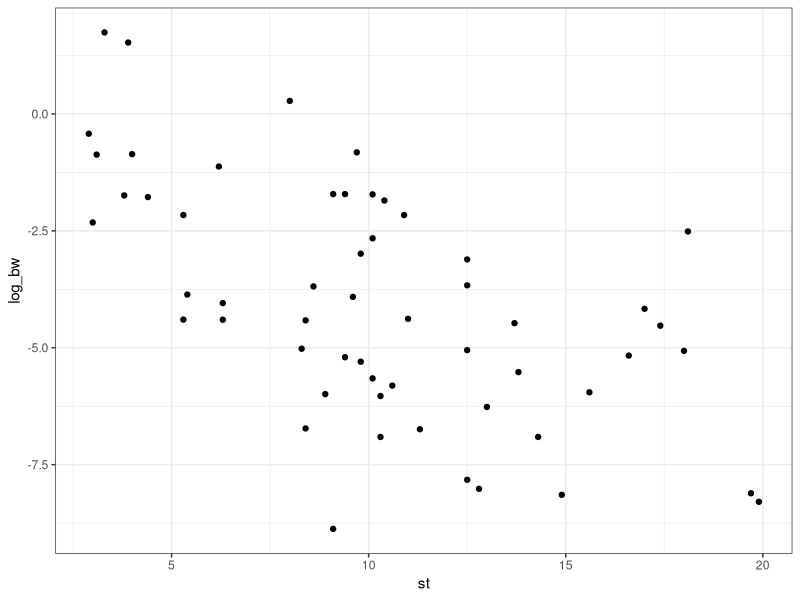
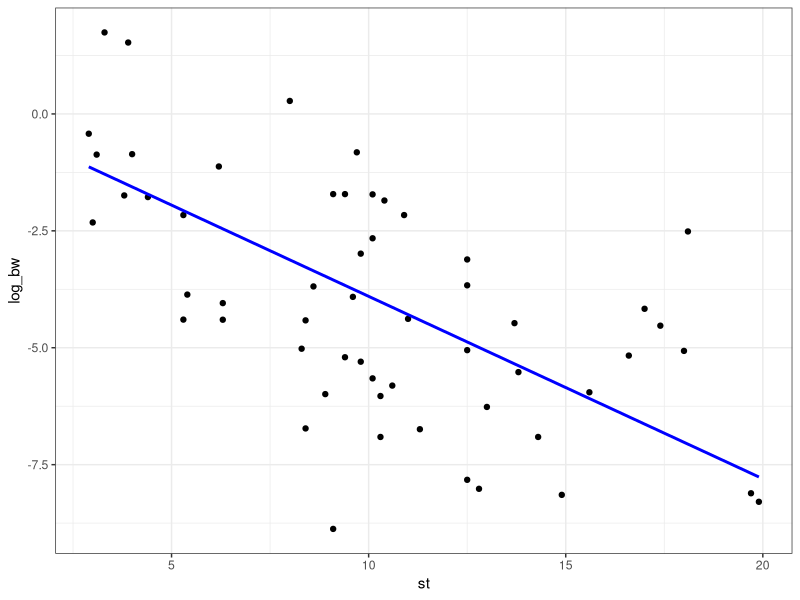
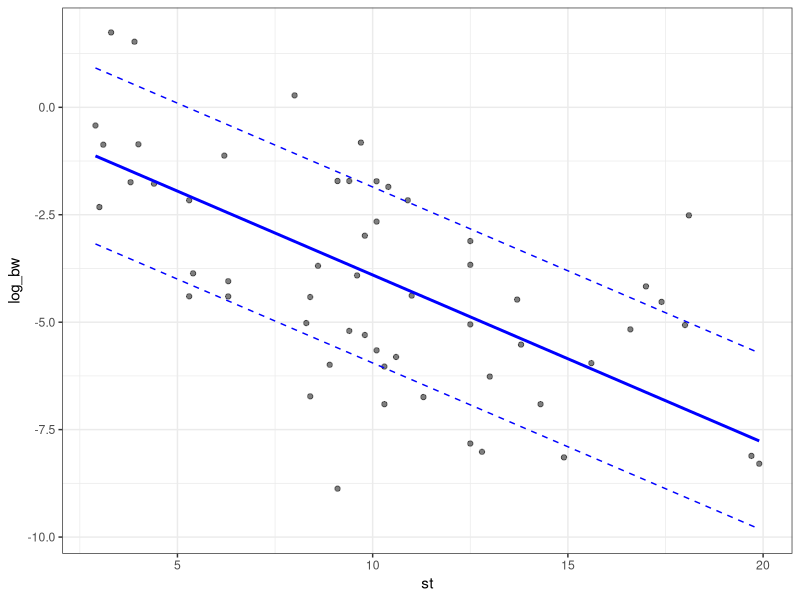
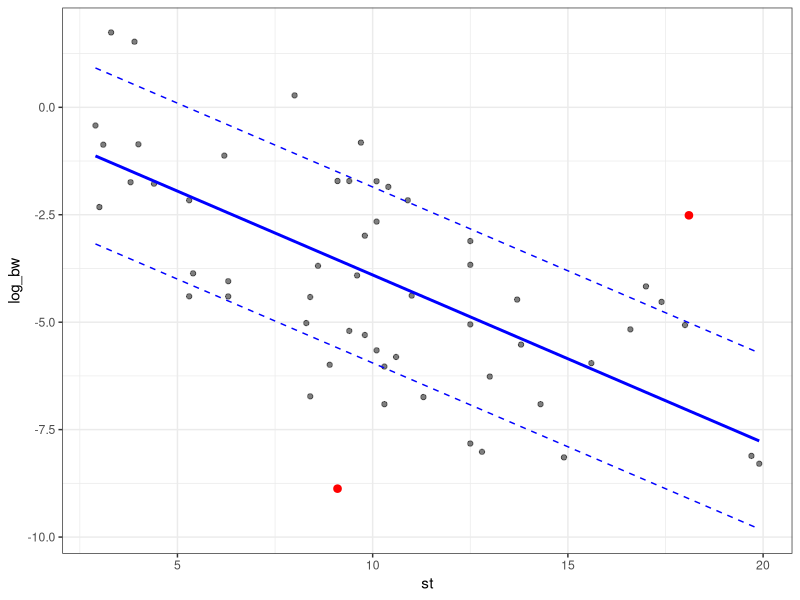
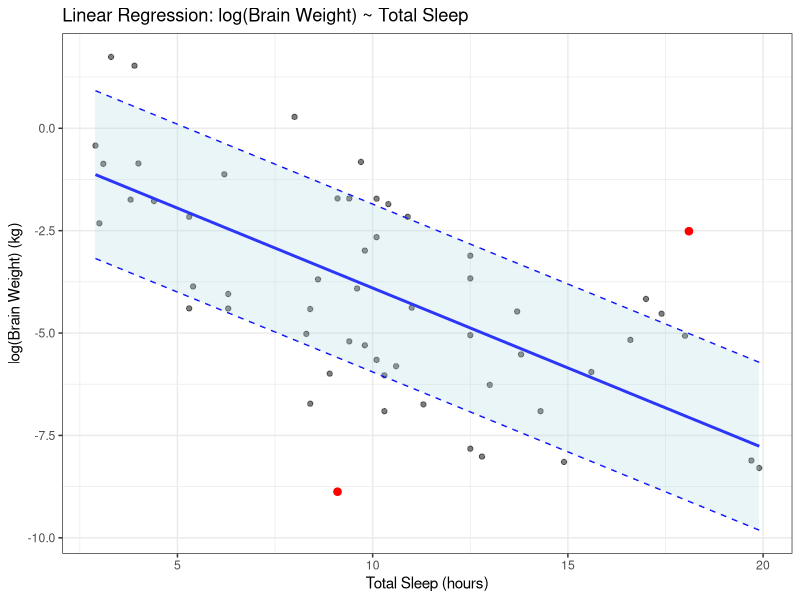

Write the R code that produced these figures, in order.
## ---- chunk 1
library(ggplot2)
## ---- chunk 2
sleep <- ggplot2::msleep
## ---- chunk 3
data <- data.frame(log_bw=log(sleep$brainwt), st=sleep$sleep_total)
summary(data)
## ---- chunk 4
data_clean <- data[which(!is.na(data$log_bw)),]
summary(data_clean)
## ---- chunk 5
g1 <- ggplot(data=data_clean) +
  geom_point(aes(x = st, y = log_bw)) +
  theme_bw()
g1
## ---- chunk 6
mod1 <- lm(formula = log_bw ~ st + 0, data = data_clean)
s <- summary(mod1)
## ---- chunk 7
data_mod1 <- data.frame(x = mod1$model$st, y_fit = mod1$fitted.values)
## ---- chunk 8
g2 <- g1 + geom_line(data   = data_mod1, aes(x = x, y = y_fit),
                     colour = "blue",
                     size   = 1)
g2
## ---- chunk 9
sigma <- s$sigma

g3 <- ggplot() +
  geom_point(data    = data_clean, aes(x = st, y = log_bw),
             alpha   = 0.5) +
  geom_line(data     = data_mod1, aes(x = x, y = y_fit),
            size     = 1,
            colour   = "blue") +
  geom_line(data     = data_mod1, aes(x = x, y = y_fit-sigma),
            colour   = "blue",
            linetype = 2) +
  geom_line(data     = data_mod1, aes(x = x, y = y_fit+sigma),
            colour   = "blue",
            linetype = 2) +
  theme_bw()
g3
## ---- chunk 10
data_outs <- mod1$model[which(abs(mod1$model$log_bw-mod1$fitted.values) > 2*sigma),]
data_outs
## ---- chunk 11
g4 <- g3 + geom_point(data   = data_outs, aes(x = st, y = log_bw),
                      colour = "red",
                      size   = 2.25)
g4
## ---- chunk 12
g4 + geom_ribbon(data  = data_mod1, aes(x   = x,
                                       ymin = y_fit-sigma,
                                       ymax = y_fit+sigma),
                 alpha = 0.25,
                 fill  = "lightblue") +
  ggtitle("Linear Regression: log(Brain Weight) ~ Total Sleep") +
  xlab("Total Sleep (hours)") +
  ylab("log(Brain Weight) (kg)")
